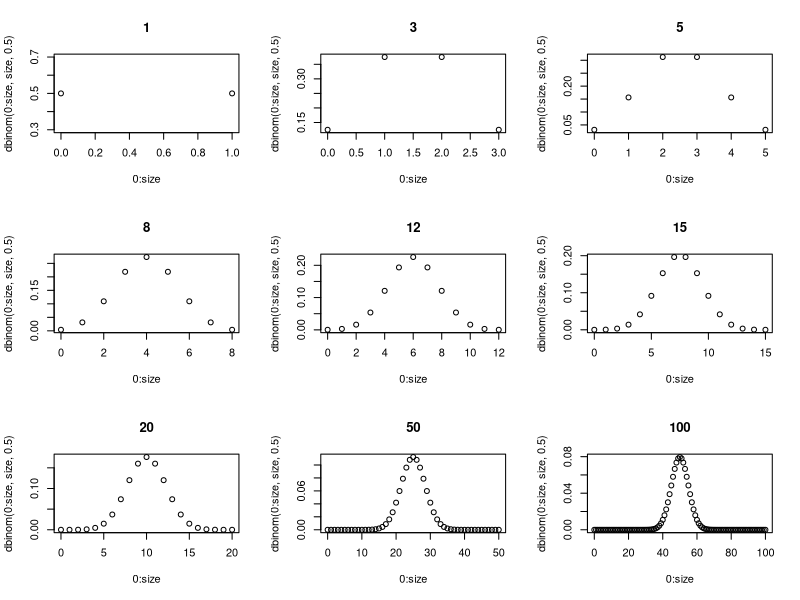
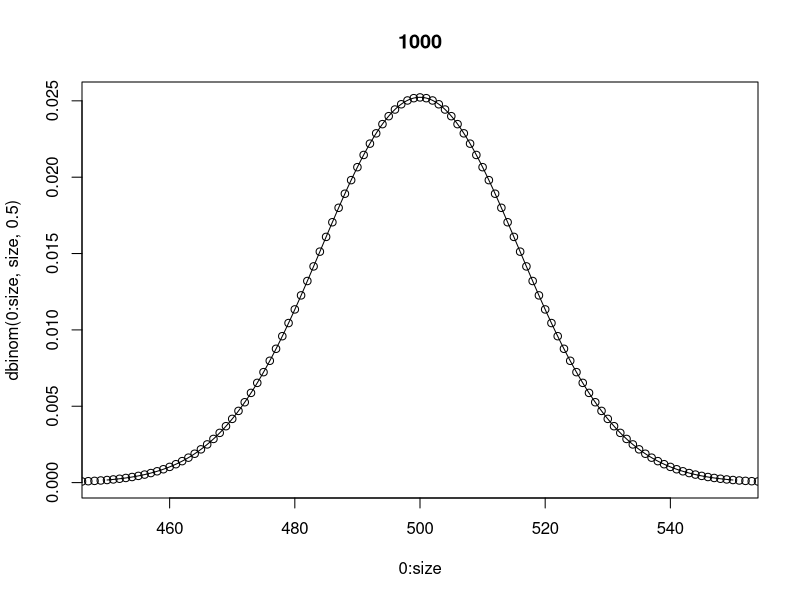
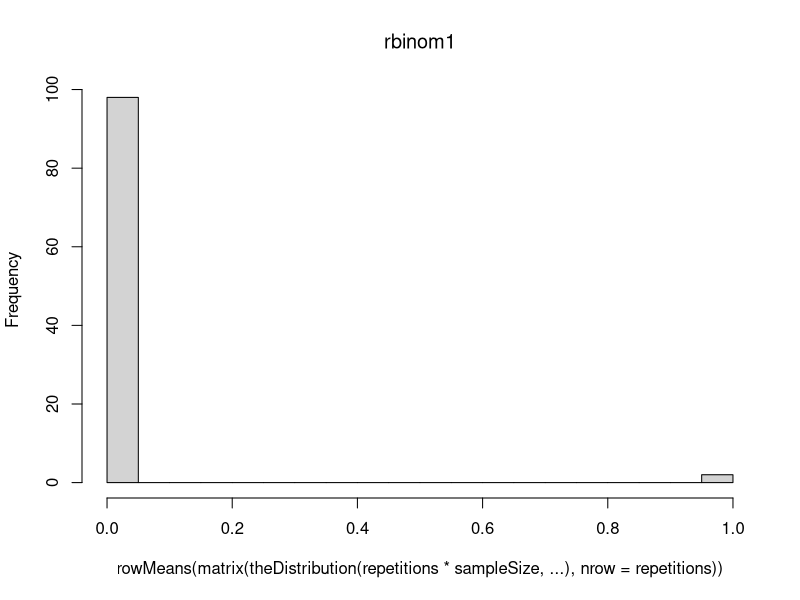
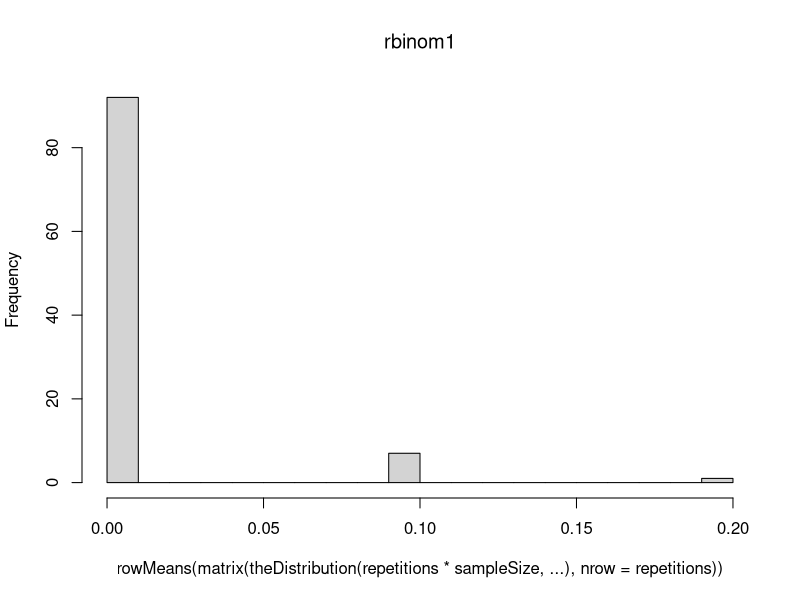
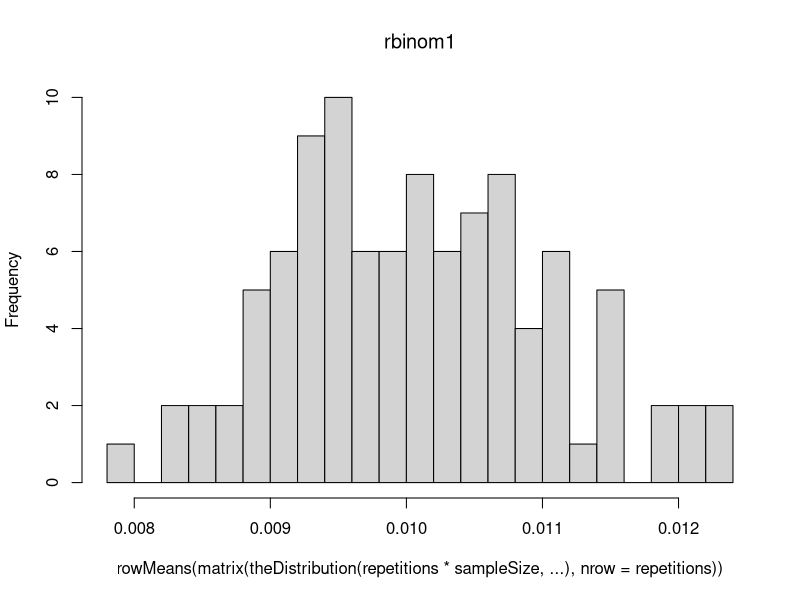
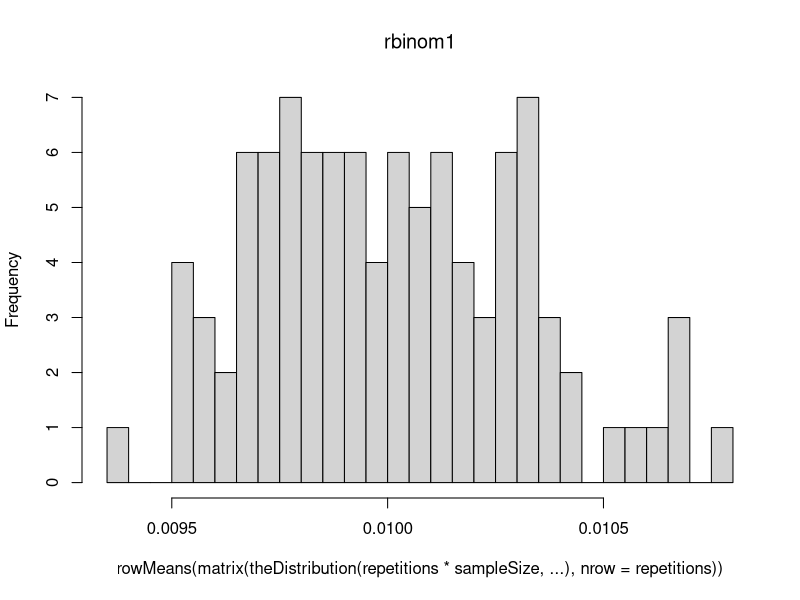
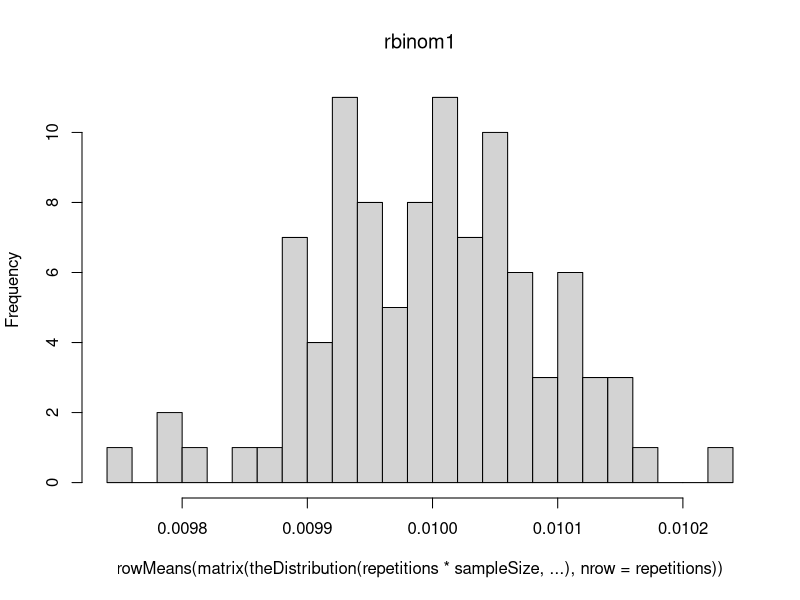
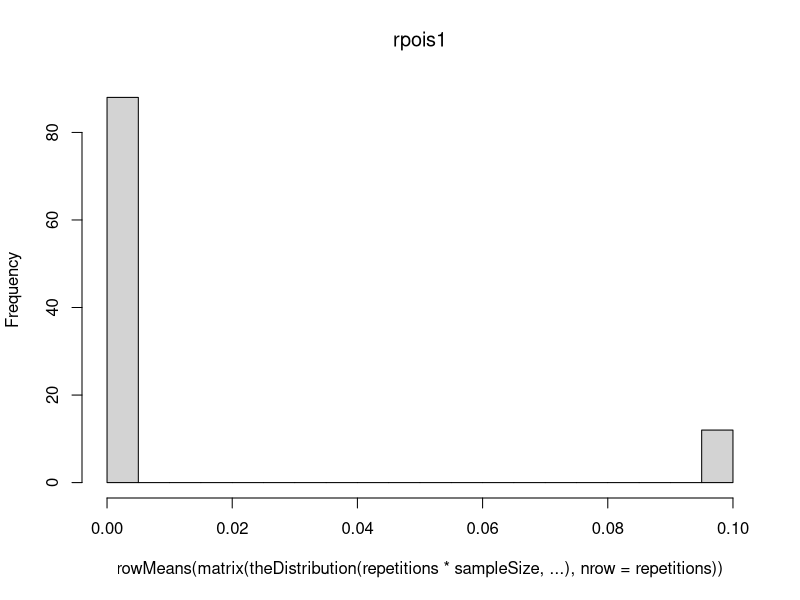

Recreate these plots in R, in order.
####  Exploration of the central limit theorem.  
par(mfrow=c(3,3))
for(size in c(1, 3, 5, 8, 12, 15, 20, 50, 100))
	plot(0:size, dbinom(0:size, size, 0.5),
		main=size)

par(mfrow=c(1,1))
size=1000
plot(0:size, dbinom(0:size, size, 0.5),
		main=size,
		xlim=c(450,550))
lines(xtemp<-seq(450,550,length=1000),
	dnorm(xtemp, 500, sqrt(1000*(1/2)*(1/2))))

####

### The CLT is achieved if the variables are i.i.d. with finite variance.

rbinom1 = function(n) rbinom(n, 1, prob=0.01)
rpois1 = function(n) rpois(n, lambda=0.01)

CLT_hist = function(theDistribution = rbinom1,
                    sampleSize = 1000,
                    repetitions = 100,
                    breaks=25,
                    ...) {
  hist(rowMeans(matrix(
    theDistribution(repetitions*sampleSize, ...),
                       nrow=repetitions)),
       main=substitute(theDistribution), breaks=breaks  )
}

CLT_hist(sampleSize=1)
CLT_hist(sampleSize=10)
CLT_hist(sampleSize=10000)
CLT_hist(sampleSize=100000)
CLT_hist(sampleSize=1000000)

CLT_hist(rpois1, sampleSize=10)
CLT_hist(rpois1, sampleSize=1000)
CLT_hist(rpois1, sampleSize=100000)

CLT_hist(rcauchy, sampleSize=10)
CLT_hist(rcauchy, sampleSize=1000)
CLT_hist(rcauchy, sampleSize=100000)


